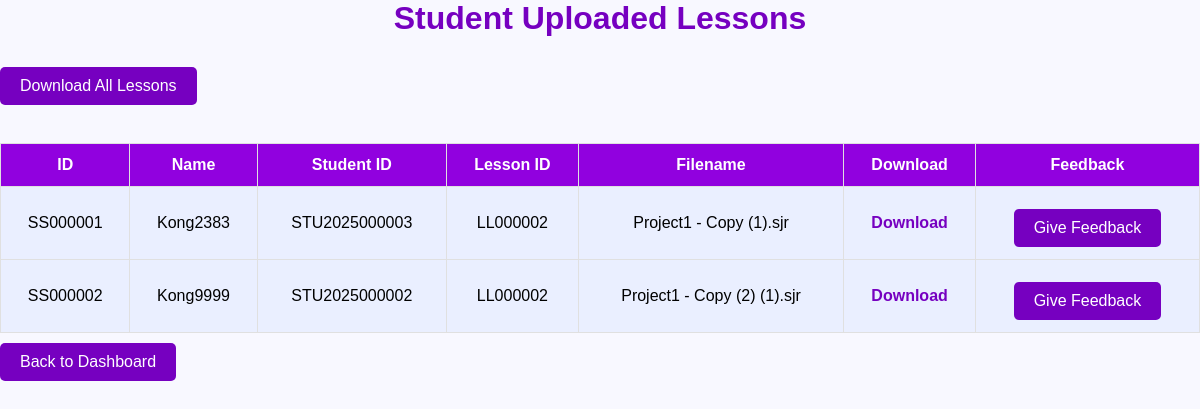
The app's page /teacher/view_submissions.php, older data.
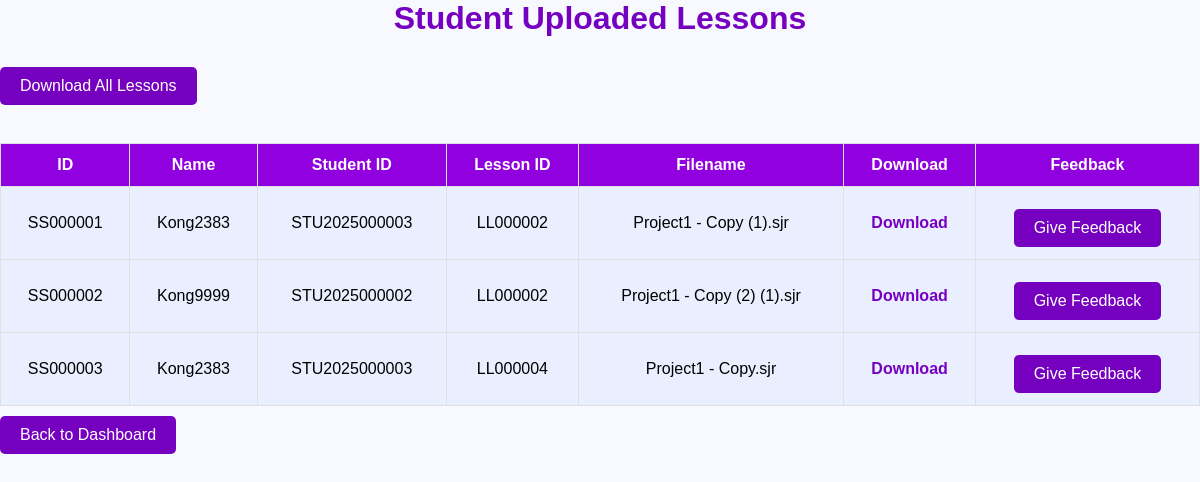
The same page, newer data.
### tables this page shows
CREATE TABLE `student_submit` (
  `submit_id` varchar(20) NOT NULL,
  `student_id` varchar(255) NOT NULL,
  `class_id` varchar(20) NOT NULL,
  `lesson_id` varchar(255) NOT NULL,
  `filename` varchar(255) NOT NULL,
  `filepath` varchar(255) NOT NULL,
  `upload_time` timestamp NOT NULL DEFAULT current_timestamp()
);

CREATE TABLE `student` (
  `student_id` varchar(20) NOT NULL,
  `S_Username` varchar(50) NOT NULL,
  `S_Password` varchar(200) NOT NULL,
  `S_Mail` varchar(100) NOT NULL,
  `identity` enum('student') NOT NULL DEFAULT 'student',
  `reset_token` varchar(64) DEFAULT NULL,
  `reset_token_expires` datetime DEFAULT NULL
);

### teacher/view_submissions.php (the view, shortened to what this page needs)
<?php
include '../phpfile/connect.php';
?>
<!DOCTYPE html>
<html lang="en">
<head>
    <link rel="stylesheet" href="../cssfile/headeraf.css">
    <link rel="stylesheet" href="../cssfile/view_ssub.css">
</head>
<body>
    <h2>Student Uploaded Lessons</h2>
    <button onclick="downloadAll()">Download All Lessons</button><br><br>
    <table border="1">
        <thead>
            <tr>
                <th>ID</th>
                <th>Name</th>
                <th>Student ID</th>
                <th>Lesson ID</th>
                <th>Filename</th>
                <th>Download</th>
                <th>Feedback</th>
            </tr>
        </thead>
        <tbody>
        <?php
            $result = mysqli_query($connect, "SELECT ss.*, s.S_username, s.student_id FROM student_submit ss JOIN student s ON ss.student_id = s.student_id");
            $count = mysqli_num_rows($result);
            if ($count > 0) {
                while ($row = mysqli_fetch_assoc($result)) {
        ?>
            <tr>
                <td><?php echo $row['submit_id']; ?></td>
                <td><?php echo $row['S_username']; ?></td>
                <td><?php echo $row['student_id']; ?></td>
                <td><?php echo $row['lesson_id']; ?></td>
                <td><?php echo $row['filename']; ?></td>
                <td><a href="../Student/<?php echo $row['filepath']; ?>" class="download-link" data-filename="<?php echo $row['filename']; ?>" download>Download</a></td>
                <td>
                    <button onclick="openFeedbackModal('<?php echo $row['submit_id']; ?>', '<?php echo $row['student_id']; ?>')">Give Feedback</button>
                </td>
            </tr>
        <?php
                }
            } else {
                echo "<tr><td colspan='7'>No uploads found.</td></tr>";
            }
        ?>
        </tbody>
    </table>
    <button onclick="location.href='Main_page.php'">Back to Dashboard</button>
</body>
</html>

### cssfile/headeraf.css (style rules this page uses)
body { background-size: cover; background-repeat: no-repeat; background-position: center; font-family: 'Times New Roman', Times, serif; }

### cssfile/view_ssub.css (style rules this page uses)
* { margin: 0; padding: 0; }
body, html { min-height: 100vh; color: var(--text-dark); font-family: Arial, sans-serif; background-color: var(--background); }
h2 { font-size: 2rem; color: var(--primary-color); margin-bottom: 20px; text-align: center; }
table { width: 100%; border-collapse: collapse; margin-top: 20px; }
table th, table td { padding: 12px; text-align: center; border: 1px solid var(--grey); }
table th { background-color: var(--secondary-color); color: var(--white); }
table td { background-color: var(--third-color); }
table tr:nth-child(even) { background-color: #f4f4f4; }
button { padding: 10px 20px; font-size: 1rem; background-color: var(--primary-color); color: var(--white); border: none; border-radius: 5px; cursor: pointer; margin-top: 10px; }
.download-link { color: var(--primary-color); text-decoration: none; font-weight: bold; }

### cssfile/global.css (style rules this page uses)
:root { --primary-color: #7600c0; --secondary-color: #9101df; --third-color: #eaefff; --text-dark: black; --text-light: rgb(97, 97, 97); --white: white; --grey: #e0e0e0; --background:#F8F8FF; }
* { margin: 0; padding: 0; }
body, html { min-height: 100vh; color: #000; }

Row changes from the older to the newer data that the page shows:
added student_submit: submit_id "SS000003", student.S_Username "Kong2383", student.student_id "STU2025000003", lesson "LL000004", filename "Project1 - Copy.sjr"
